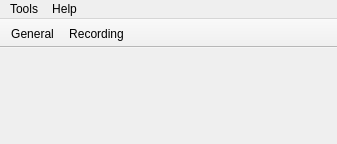
<?xml version="1.0" encoding="UTF-8"?>
<ui version="4.0">
 <class>PrefsWindow</class>
 <widget class="QMainWindow" name="PrefsWindow">
  <property name="windowModality">
   <enum>Qt::NonModal</enum>
  </property>
  <property name="geometry">
   <rect>
    <x>0</x>
    <y>0</y>
    <width>337</width>
    <height>144</height>
   </rect>
  </property>
  <property name="windowTitle">
   <string>Preferences</string>
  </property>
  <widget class="QWidget" name="centralwidget">
   <layout class="QVBoxLayout" name="verticalLayout">
    <item>
     <widget class="QStackedWidget" name="stackedWidget">
      <property name="currentIndex">
       <number>0</number>
      </property>
      <widget class="PrefsApp" name="app"/>
      <widget class="PrefsRec" name="rec"/>
     </widget>
    </item>
   </layout>
  </widget>
  <widget class="QMenuBar" name="menubar">
   <property name="geometry">
    <rect>
     <x>0</x>
     <y>0</y>
     <width>337</width>
     <height>22</height>
    </rect>
   </property>
   <widget class="QMenu" name="menuTools">
    <property name="title">
     <string>Tools</string>
    </property>
    <addaction name="actionPreferences"/>
   </widget>
   <widget class="QMenu" name="menuHelp">
    <property name="title">
     <string>Help</string>
    </property>
    <addaction name="actionAbout"/>
   </widget>
   <addaction name="menuTools"/>
   <addaction name="menuHelp"/>
  </widget>
  <widget class="QToolBar" name="toolBar">
   <property name="windowTitle">
    <string>toolBar</string>
   </property>
   <property name="movable">
    <bool>false</bool>
   </property>
   <property name="iconSize">
    <size>
     <width>32</width>
     <height>32</height>
    </size>
   </property>
   <attribute name="toolBarArea">
    <enum>TopToolBarArea</enum>
   </attribute>
   <attribute name="toolBarBreak">
    <bool>false</bool>
   </attribute>
   <addaction name="actionGeneral"/>
   <addaction name="actionRecording"/>
  </widget>
  <action name="actionRecording">
   <property name="checkable">
    <bool>true</bool>
   </property>
   <property name="icon">
    <iconset resource="icons.qrc">
     <normaloff>:/images/record_settings_32.png</normaloff>:/images/record_settings_32.png</iconset>
   </property>
   <property name="text">
    <string>Recording</string>
   </property>
   <property name="toolTip">
    <string>Recording Preferences</string>
   </property>
  </action>
  <action name="actionGeneral">
   <property name="checkable">
    <bool>true</bool>
   </property>
   <property name="icon">
    <iconset resource="icons.qrc">
     <normaloff>:/images/preferences_32.png</normaloff>:/images/preferences_32.png</iconset>
   </property>
   <property name="text">
    <string>General</string>
   </property>
   <property name="toolTip">
    <string>General application preferences</string>
   </property>
  </action>
  <action name="actionPreferences">
   <property name="text">
    <string>Preferences</string>
   </property>
  </action>
  <action name="actionAbout">
   <property name="text">
    <string>About</string>
   </property>
  </action>
 </widget>
 <customwidgets>
  <customwidget>
   <class>PrefsRec</class>
   <extends>QWidget</extends>
   <header location="global">prefsrec.h</header>
   <container>1</container>
  </customwidget>
  <customwidget>
   <class>PrefsApp</class>
   <extends>QWidget</extends>
   <header location="global">prefsapp.h</header>
   <container>1</container>
  </customwidget>
 </customwidgets>
 <resources>
  <include location="icons.qrc"/>
 </resources>
 <connections/>
</ui>
